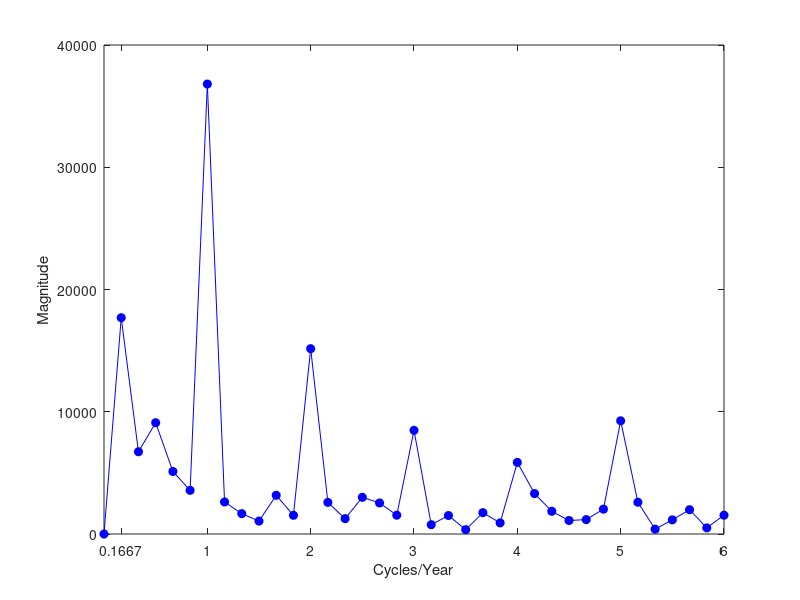

Reproduce this figure in MATLAB. (Note: this script raises an error after producing the figure.)
exdata = [
        9007        7750        8162        7717        7792        7836
        8106        6981        7306        7461        6957        6892
        8928        8038        8124        7776        7726        7791
        9137        8422        7870        7925        8106        8129
       10017        8714        9387        8634        8890        9115
       10826        9512        9556        8945        9299        9434
       11317       10120       10093       10078       10625       10484
       10744        9823        9620        9179        9302        9827
        9713        8743        8285        8037        8314        9110
        9938        9129        8433        8488        8850        9070
        9161        8710        8160        7874        8265        8633
        8927        8680        8034        8647        8796        9240];
    
 ts = reshape(exdata,72,1);
 years = linspace(1973,1979,72);
 plot(years,ts,'bo-','markerfacecolor',[0 0 1]); xlabel('Year');
 ylabel('Number of Accidental Deaths'); grid on;
 
 tsdft = fft(ts-mean(ts));
 freq = 0:1/72:1/2;
 plot(freq.*12,abs(tsdft(1:length(ts)/2+1)),'bo-','markerfacecolor',[0 0 1]);
 xlabel('Cycles/Year'); ylabel('Magnitude');
 set(gca,'xtick', [1/6 1 2 3 4 5 6])
 
N = 72;
 freqbin = N/12+1;
 freqbins = [freqbin N-freqbin+2];
 tsfit = zeros(72,1);
 tsfit(freqbins) = tsdft(freqbins);
 tsfit = ifft(tsfit,'symmetric');
 mu = mean(ts);
 tsfit = mu+tsfit;
 
 plot(years,ts,'bo-','markerfacecolor',[0 0 1]); xlabel('Year');
 ylabel('Number of Accidental Deaths'); grid on;
 hold on;
 plot(years,tsfit,'r','linewidth',2);
 legend('Data','Fitted Model');
 
 figure
 resid = ts-tsfit;
 [xc,lags] = xcorr(resid,50,'coeff');
 stem(lags(51:end),xc(51:end),'markerfacecolor',[0 0 1]);
 hold on;
 lconf = -1.96*ones(51,1)/sqrt(72);
 uconf = 1.96*ones(51,1)/sqrt(72);
 plot(lags(51:end),lconf,'r','linewidth',2);
 plot(lags(51:end),uconf,'r','linewidth',2);
 xlabel('Lag'); ylabel('Correlation Coefficient');
 title('Autocorrelation of Residuals');
 
 tsfit2dft = zeros(72,1);
 [Y,I] = sort(abs(tsdft),'descend');
 indices = I(1:6);
 tsfit2dft(indices) = tsdft(indices);
 
 norm(1/sqrt(72)*tsdft,2)/norm(ts-mean(ts),2)
 
 norm(1/sqrt(72)*tsfit2dft,2)/norm(ts-mean(ts),2)
 
 figure
 tsfit2 = mu+ifft(tsfit2dft,'symmetric');
 plot(years,ts,'bo-','markerfacecolor',[0 0 1]); xlabel('Year');
 ylabel('Number of Accidental Deaths'); grid on;
 hold on;
 plot(years,tsfit,'r','linewidth',2);
 plot(years,tsfit2,'k','linewidth',2);
 legend('Data','1 Frequency','3 Frequencies');
 
 figure
 resid = ts-tsfit2;
 [xc,lags] = xcorr(resid,50,'coeff');
 stem(lags(51:end),xc(51:end),'markerfacecolor',[0 0 1]);
 hold on;
 lconf = -1.96*ones(51,1)/sqrt(72);
 uconf = 1.96*ones(51,1)/sqrt(72);
 plot(lags(51:end),lconf,'r','linewidth',2);
 plot(lags(51:end),uconf,'r','linewidth',2);
 xlabel('Lag'); ylabel('Correlation Coefficient');
 title('Autocorrelation of Residuals');
 
 X = ones(72,7);
 X(:,2) = cos(2*pi/72*(0:71))';
 X(:,3) = sin(2*pi/72*(0:71))';
 X(:,4) = cos(2*pi*6/72*(0:71))';
 X(:,5) = sin(2*pi*6/72*(0:71))';
 X(:,6) = cos(2*pi*12/72*(0:71))';
 X(:,7) = sin(2*pi*12/72*(0:71))';
 beta = X\ts;
 tsfit_lm = X*beta;
 max(abs(tsfit_lm-tsfit2))